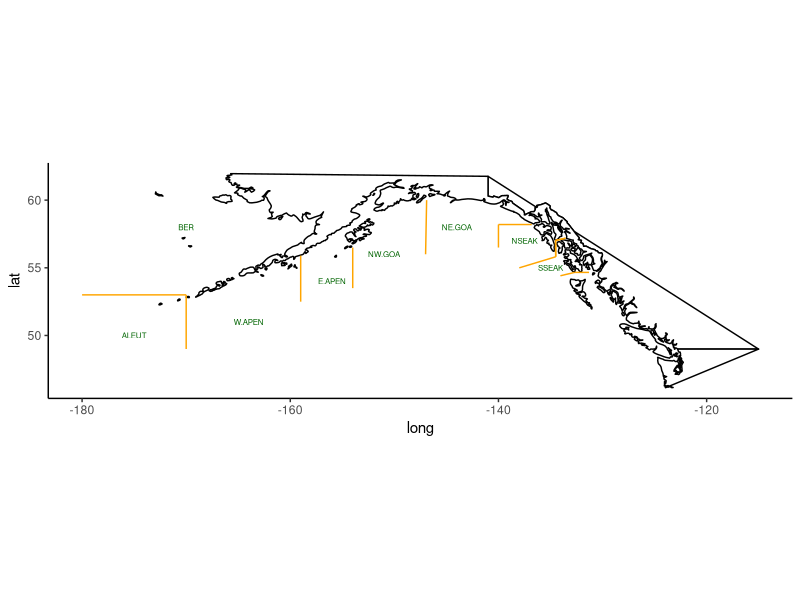
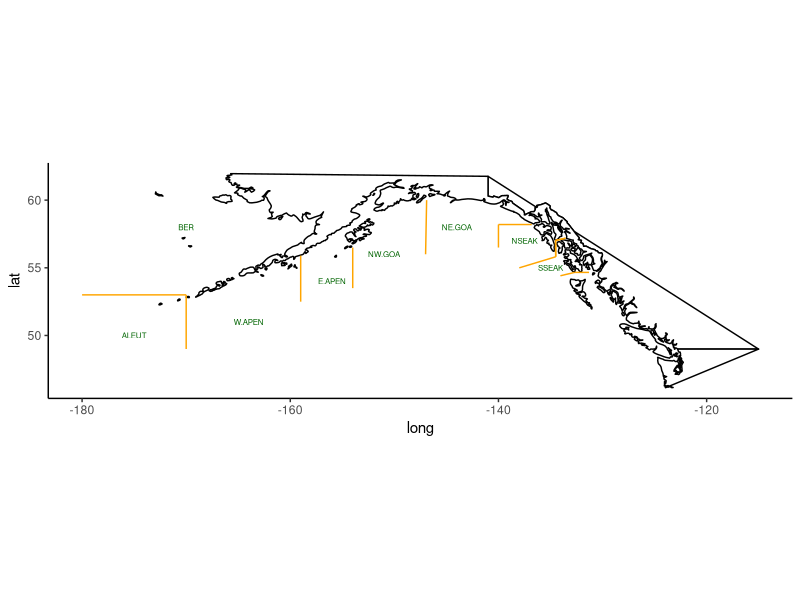

Source code (R) for these figures, in order:
library(tidyverse)
library(here)
#11-14 NOTES:
#Check with Ole about location of Bering. if it stays vs if we move it to be 90 degrees with X610 doesnt matter in terms of recoveries 


df = read.csv("Maps_and_Charts_of_Regions/spatial_bounds_gs_new.csv", stringsAsFactors = FALSE) %>%
    filter(state == 'ak')

#This map plots the spatial boxes that we assign effort and recovery too. 

world <- map_data("world")
north_america <- subset(world, region %in% c("USA", "Canada"))

map<-north_america %>%
    filter(!group== 1511, !group== 1518, !group==1515, !group==1508, !group==1502, !group==1509) %>%
    filter(!long > -115) %>%
    filter(!lat < 46) %>%
    filter(!lat > 62) %>%
    filter(!long < -173) %>%
    ggplot( ) +
    geom_polygon(aes(x = long, y = lat, group = group), fill = "white", color = "black") +
    coord_fixed(1.3) +
    geom_segment(data = df, colour="orange", aes(x = as.numeric(line.start.lon), 
                                               y = as.numeric(line.start.lat), 
                                               xend = as.numeric(line.end.lon), 
                                               yend = as.numeric(line.end.lat))) +
#  geom_text(data=df, colour="darkgreen",aes(x=label_long1, y= label_lat1, label= region), size=2)+ #smaller labels for CA, OR, and WA so they fit
  geom_text(data=df, colour="darkgreen",aes(x=as.numeric(label_long2), y=as.numeric(label_lat2), label= region), size=2) +
  theme_classic()
map

pdf("AK_new_regions_map.pdf", width=13, height=8.5); print(map); dev.off()

# 
# geom_polygon(aes(x = long, y = lat, group = group), fill = "white", color = "black") +
#   coord_fixed(1.3)+
#   geom_point(data = trawl_lat_long, mapping = aes(x = longitude, y = latitude, color = sector)) +
#   theme_bw()
